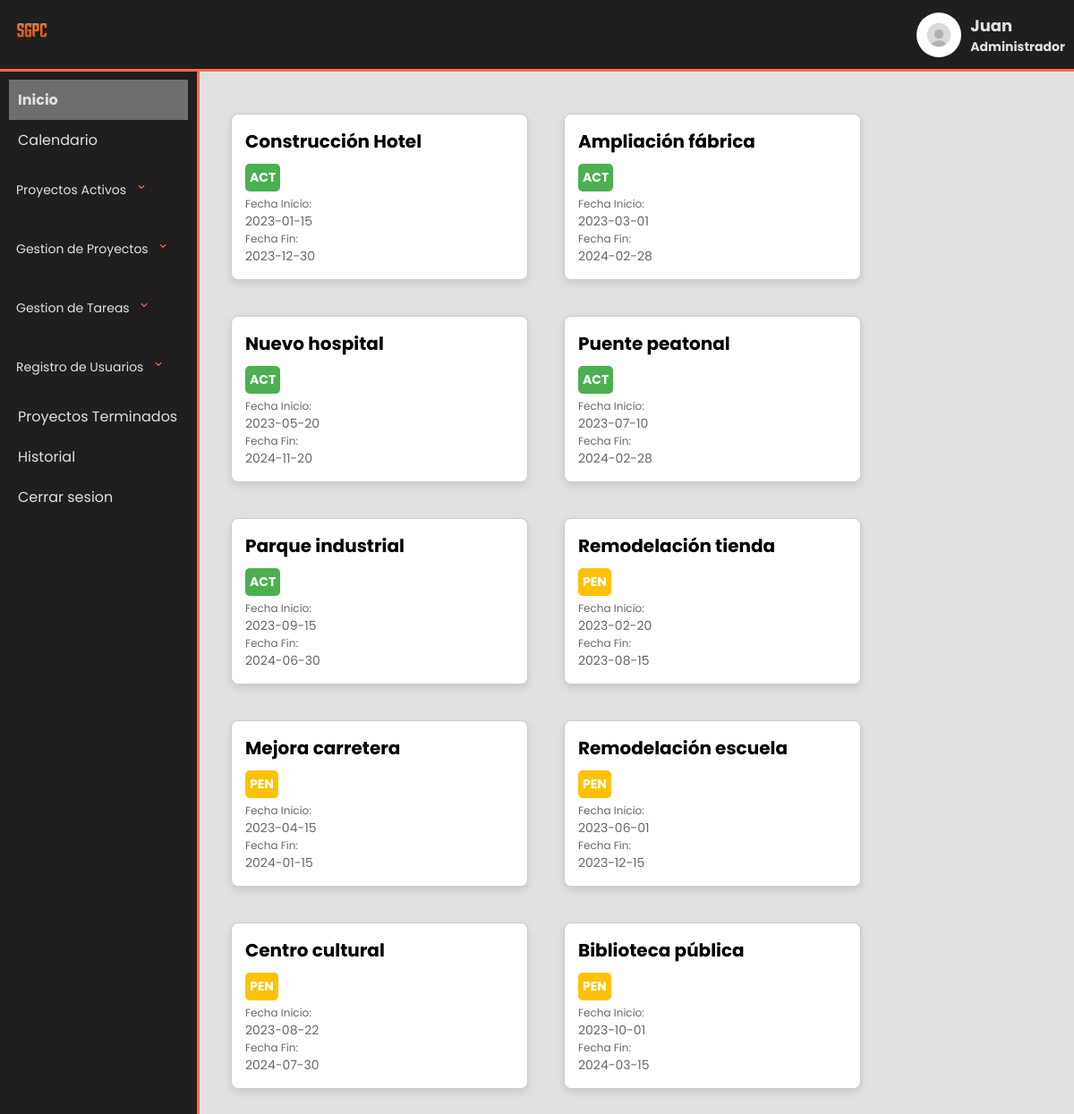
The app's page /MenuAdmin/index.php (signed in) with its own data.
### tables this page shows
CREATE TABLE Proyecto (
    idProyecto INT AUTO_INCREMENT PRIMARY KEY,
    nombre VARCHAR(100) NOT NULL,
    descripcion VARCHAR(200) NOT NULL,
    ubicacion VARCHAR(100) NOT NULL,
    fechaInicio DATE NOT NULL,
    fechaFinal DATE NOT NULL,
    estado CHAR(3) NOT NULL,
    FOREIGN KEY (estado) REFERENCES Estado(codigo)
);

### MenuAdmin/consultas.php (called while the page is built, shortened)
<?php
include '../conexion.php';
class consultas
{
    public function getProyectos()
    {
        $conexion = new conexion();
        $proyectos = array();
        if ($conexion->connect()) {
            $sql = "SELECT P.idProyecto, P.nombre, P.descripcion, P.ubicacion, P.fechaInicio, P.fechaFinal, P.estado
                FROM Proyecto P
                WHERE P.estado != 'FIN'
                ORDER BY FIELD(P.estado, 'ACT', 'RET', 'PEN')";
            $result = $conexion->exeqSelect($sql);
            if ($result) {
                while ($row = mysqli_fetch_assoc($result)) {
                    $proyectos[] = $row;
                }
            } else {
                echo "No se encontraron proyectos.";
            }
        }
        return $proyectos;
    }
}

### conexion.php (called while the page is built, shortened)
<?php
class conexion
{
    private $HOST = "localhost";
    private $USER = "root";
    private $PASS = "";
    private $DB = "sgpc";
    private $CON;
    public function connect()
    {
        $this->CON = mysqli_connect($this->HOST, $this->USER, $this->PASS, $this->DB);
        if (mysqli_connect_errno()) {
            echo "Error de conexión: " . mysqli_connect_error();
            return false;
        } else {
            return true;
        }
    }
    public function exeqSelect($query)
    {
        try {
            $this->DATASET = mysqli_query($this->CON, $query);
            if ($this->DATASET) {
                return $this->DATASET;
            } else {
                throw new Exception("Error en la consulta: " . mysqli_error($this->CON));
            }
        } catch (Exception $e) {
            echo "Excepción: " . $e->getMessage();
            return 0;
        }
    }
}

### MenuAdmin/index.php (the view, shortened to what this page needs)
<?php
$current_page = basename($_SERVER['PHP_SELF']);
include "consultas.php";
$consultas = new Consultas();
$proyectos = $consultas->getProyectos();
?>
<!DOCTYPE html>
<html lang="en">
<head>
    <link rel="stylesheet" href="../css/main.css" />
</head>
<?PHP
include "plantillas/header.php";
include "plantillas/menu.php";
?>
<section>
    <main>
        <div class="project-list">
            <?php
            foreach ($proyectos as $proyecto) {
                echo "<div class='project-box' onclick='redirectToTasks(" . $proyecto["idProyecto"] . ")'>";
                echo "<div class='project-header'>";
                echo "<div class='project-title'>" . $proyecto["nombre"] . "</div>";
                $estadoClass = '';
                switch ($proyecto['estado']) {
                    case 'ACT':
                        $estadoClass = 'active-state';
                        break;
                    case 'PEN':
                        $estadoClass = 'pending-state';
                        break;
                }
                echo "<div class='project-info'>";
                echo "<div class='project-state $estadoClass'>" . $proyecto['estado'] . "</div>";
                echo "</div>";
                echo "<div class='project-dates'>";
                echo "<div class='project-date-label'>Fecha Inicio:</div>";
                echo "<div class='project-date'>" . $proyecto['fechaInicio'] . "</div>";
                echo "<div class='project-date-label'>Fecha Fin:</div>";
                echo "<div class='project-date'>" . $proyecto['fechaFinal'] . "</div>";
                echo "</div>";
                echo "</div>";
                echo "</div>";
            }
            ?>
        </div>
    </main>
</section>
</body>
</html>

### MenuAdmin/plantillas/header.php (shortened to what this page needs)
<!DOCTYPE html>
<html lang="en">
<head>
    <link rel="stylesheet" href="../../css/proyectos.css">
</head>
<body>
    <header class="header">
        <div class="logo">
            <img src="../img/Logo1.png" alt="Logo de la empresa">
        </div>
        <div class="user-info">
            <img src="../img/account-icon-user-icon-vector-graphics_292645-552.avif" alt="Nombre del usuario">
            <h3><?php echo $_SESSION['admin_name']; ?>
                <p>Administrador</p>
            </h3>
        </div>
    </header>
</body>

### MenuAdmin/plantillas/menu.php (shortened to what this page needs)
<!DOCTYPE html>
<html lang="en">
<head>
    <link rel="stylesheet" href="../../css/proyectos.css">
</head>
<body>
    <aside class="menu">
        <ul>
            <li <?php if ($current_page == 'index.php') echo 'class="current-page"'; ?>><a href="index.php">Inicio</a>
            </li>
            <li><a href="Calendario/Calendario.php">Calendario</a></li>
            <li class="active-tasks">
                <span class="menu-item">
                    Proyectos Activos
                    <img src="plantillas/down-arrow.svg" alt="Flecha hacia abajo" alt="Flecha hacia abajo">
                </span>
            </li>
            <li class="active-tasks">
                <span class="menu-item">
                    Gestion de Proyectos
                    <img src="plantillas/down-arrow.svg" alt="Flecha hacia abajo">
                </span>
            </li>
            <li class="active-tasks">
                <span class="menu-item">
                    Gestion de Tareas
                    <img src="plantillas/down-arrow.svg" alt="Flecha hacia abajo">
                </span>
            </li>
            <li class=" active-tasks">
                <span class="menu-item">
                    Registro de Usuarios
                    <img src="plantillas/down-arrow.svg" alt="Flecha hacia abajo">
                </span>
            </li>
            <li><a href="proyectosTerminados.php">Proyectos Terminados</a></li>
            <li><a href="Historial/index.php">Historial</a></li>
            <li><a href="../InicioSesion/logout.php">Cerrar sesion</a></li>
        </ul>
    </aside>
</body>
</html>

### css/main.css (style rules this page uses)
* { font-family: "Poppins"; }
body { background-color: #e0e0e1; margin-top: 100px; }
.header { display: flex; justify-content: space-between; align-items: center; background: rgb(32, 30, 31); padding: 10px; position: fixed; top: 0; left: 0; right: 0; z-index: 1000; border-bottom: 3px solid #ff6947; }
.header .user-info { display: flex; align-items: center; color: #e0e0e1; }
.user-info img { width: 50px; height: 50px; border-radius: 50%; margin-right: 10px; }
.user-info h3 { font-size: 18px; margin: 0; }
.user-info p { font-size: 14px; margin: 0; }
.logo img { width: 50px; height: 50px; }
.menu { margin-top: 73.1px; background: rgb(32, 30, 31); color: #e0e0e1; width: 200px; padding: 0 10px; position: fixed; top: 0; left: 0px; height: 100%; overflow-y: auto; transition: left 0.3s; z-index: 900; display: flex; flex-direction: column; border-right: 3px solid #ff6947; }
.menu-item { line-height: 50px; padding-left: 10px; }
.menu ul { list-style: none; padding: 0; width: 100%; }
.menu ul li { margin-bottom: 0px; }
.menu ul li a { color: #e0e0e1; text-decoration: none; font-size: 16px; display: block; padding: 10px; margin: 0px; position: relative; }
main { margin-left: 220px; padding: 20px; }
.project-list { display: flex; flex-wrap: wrap; gap: 20px; }
.project-box { background-color: #f8f8f9; cursor: pointer; border: 1px solid #ccc; border-radius: 15px; margin: 10px; padding: 15px; width: 200px; box-shadow: 0 4px 8px rgba(0, 0, 0, 0.1); }
.project-header { display: flex; flex-direction: column; }
.project-title { font-size: 18px; font-weight: bold; margin-bottom: 5px; }
.project-info { display: flex; flex-direction: row; justify-content: space-between; align-items: center; }
.project-state { font-size: 14px; padding: 5px; border-radius: 5px; color: #fff; font-weight: bold; }
.active-state { background-color: #4caf50; }
.pending-state { background-color: #ffc107; }
.active-tasks { display: flex; flex-direction: column; position: relative; }
.active-tasks .menu-item { cursor: pointer; padding: 8px; border-radius: 4px; background-color: rgb(32, 30, 31); color: #e0e0e1; font-size: 14px; }
.menu-item img { width: 16px; height: 16px; margin-left: 5px; }
.project-dates { font-size: 12px; color: rgba(0, 0, 0, 0.6); margin-top: 5px; }
.project-date, .project-state { font-size: 14px; }
.current-page { background-color: #f0f0f061; font-weight: bold; }

### records on screen
proyecto: nombre "Construcción Hotel", estado "ACT", fechaInicio "2023-01-15", fechaFinal "2023-12-30"
proyecto: nombre "Ampliación fábrica", estado "ACT", fechaInicio "2023-03-01", fechaFinal "2024-02-28"
proyecto: nombre "Nuevo hospital", estado "ACT", fechaInicio "2023-05-20", fechaFinal "2024-11-20"
proyecto: nombre "Puente peatonal", estado "ACT", fechaInicio "2023-07-10", fechaFinal "2024-02-28"
proyecto: nombre "Parque industrial", estado "ACT", fechaInicio "2023-09-15", fechaFinal "2024-06-30"
proyecto: nombre "Remodelación tienda", estado "PEN", fechaInicio "2023-02-20", fechaFinal "2023-08-15"
proyecto: nombre "Mejora carretera", estado "PEN", fechaInicio "2023-04-15", fechaFinal "2024-01-15"
proyecto: nombre "Remodelación escuela", estado "PEN", fechaInicio "2023-06-01", fechaFinal "2023-12-15"
proyecto: nombre "Centro cultural", estado "PEN", fechaInicio "2023-08-22", fechaFinal "2024-07-30"
proyecto: nombre "Biblioteca pública", estado "PEN", fechaInicio "2023-10-01", fechaFinal "2024-03-15"

### other values on screen
$_SESSION['admin_name'] "Juan"
